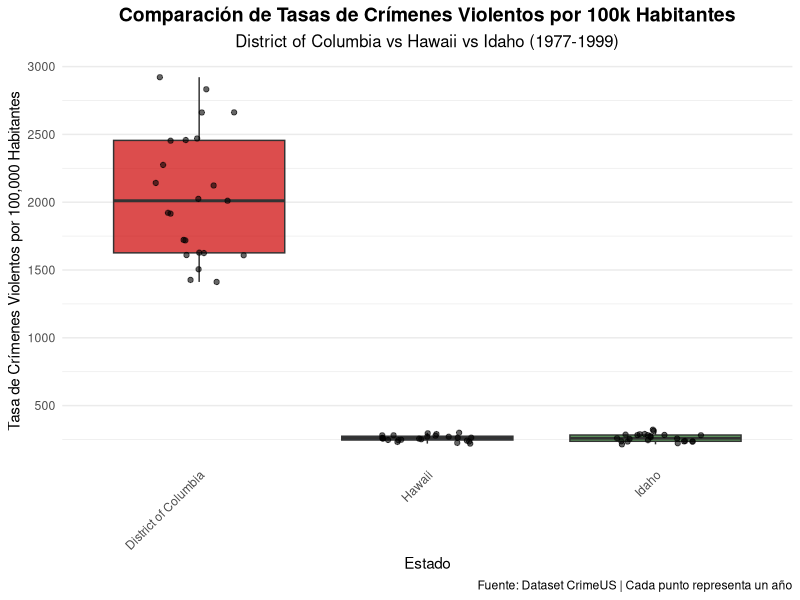
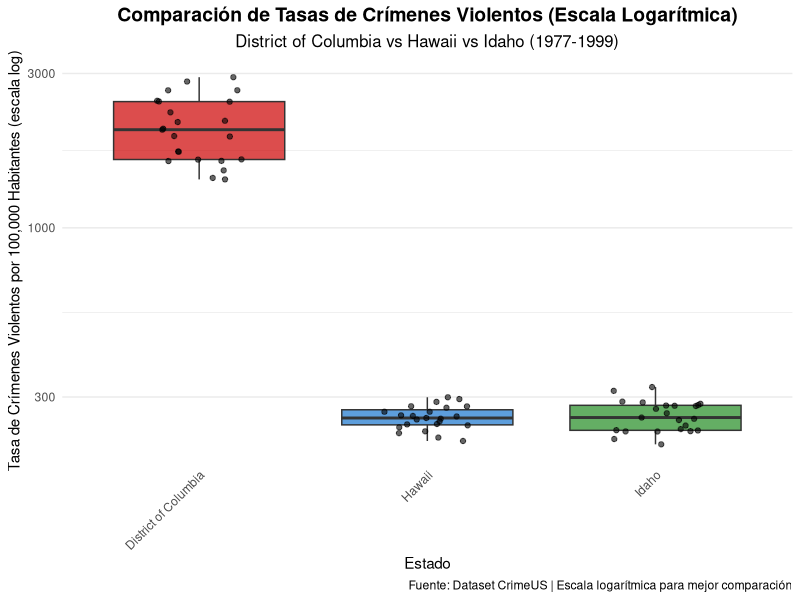
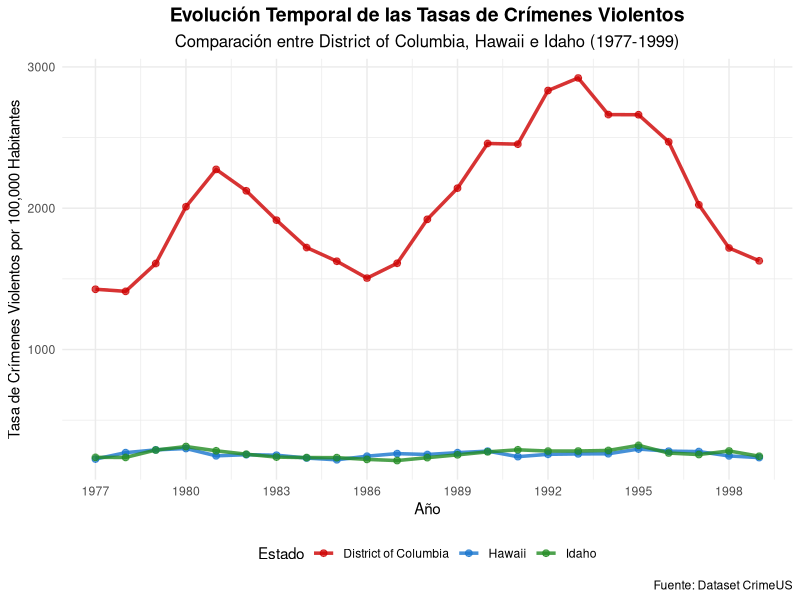

Recreate these plots in R, in order.
# Práctica Día 2.2 - Análisis de datos de crimen en Estados Unidos
# Autor: [Tu nombre]
# Fecha: 25 de septiembre de 2025

# Cargar librerías necesarias
library(readr)      # Para leer archivos CSV
library(dplyr)      # Para manipulación de datos
library(ggplot2)    # Para visualizaciones

# =============================================================================
# LECTURA Y EXPLORACIÓN DEL DATASET DE CRIMEN EN EE.UU.
# =============================================================================

# Leer el archivo CSV de crimen
cat("Leyendo archivo crimeUS.csv...\n")
crime_data <- read_csv("crimeUS.csv")

# Mostrar información básica del dataset
cat("\n", paste(rep("=", 60), collapse=""), "\n")
cat("INFORMACIÓN BÁSICA DEL DATASET DE CRIMEN\n")
cat(paste(rep("=", 60), collapse=""), "\n")

cat("Dimensiones del dataset:\n")
print(dim(crime_data))

cat("\nPrimeras 6 filas:\n")
print(head(crime_data))

cat("\nÚltimas 6 filas:\n")
print(tail(crime_data))

cat("\nEstructura del dataset:\n")
print(str(crime_data))

cat("\nNombres de las columnas:\n")
print(names(crime_data))

cat("\nResumen estadístico:\n")
print(summary(crime_data))

# Verificar valores únicos en columnas categóricas
cat("\nValores únicos en 'state':\n")
print(unique(crime_data$state))

cat("\nValores únicos en 'law':\n")
print(unique(crime_data$law))

# Contar registros por estado
cat("\nNúmero de registros por estado:\n")
print(table(crime_data$state))

# Contar registros por ley
cat("\nNúmero de registros por tipo de ley:\n")
print(table(crime_data$law))

# Verificar años disponibles
cat("\nRango de años en el dataset:\n")
cat("Año mínimo:", min(crime_data$year), "\n")
cat("Año máximo:", max(crime_data$year), "\n")
cat("Años únicos:", length(unique(crime_data$year)), "\n")

# Verificar si hay valores faltantes
cat("\nValores faltantes por columna:\n")
print(colSums(is.na(crime_data)))

cat("\n", paste(rep("=", 60), collapse=""), "\n")
cat("DATASET CARGADO EXITOSAMENTE\n")
cat(paste(rep("=", 60), collapse=""), "\n")

# =============================================================================
# ANÁLISIS DE POBLACIONES AFROAMERICANA Y CAUCÁSICA POR ESTADO
# =============================================================================

cat("\n", paste(rep("=", 60), collapse=""), "\n")
cat("MEDIAS DE POBLACIONES POR ESTADO\n")
cat(paste(rep("=", 60), collapse=""), "\n")

# Calcular media de población afroamericana por estado usando aggregate()
cat("\nCalculando media de población afroamericana por estado...\n")
media_afam_por_estado <- aggregate(afam ~ state, data = crime_data, FUN = mean)

# Redondear los valores para eliminar decimales
media_afam_por_estado$afam <- round(media_afam_por_estado$afam)

# Renombrar columna para claridad
names(media_afam_por_estado)[2] <- "media_afroamericana"

cat("Media de población afroamericana por estado (%):\n")
print(media_afam_por_estado)

cat("\n", paste(rep("-", 40), collapse=""), "\n")

# Calcular media de población caucásica por estado usando aggregate()
cat("\nCalculando media de población caucásica por estado...\n")
media_cauc_por_estado <- aggregate(cauc ~ state, data = crime_data, FUN = mean)

# Redondear los valores para eliminar decimales
media_cauc_por_estado$cauc <- round(media_cauc_por_estado$cauc)

# Renombrar columna para claridad
names(media_cauc_por_estado)[2] <- "media_caucasica"

cat("Media de población caucásica por estado (%):\n")
print(media_cauc_por_estado)

cat("\n", paste(rep("-", 40), collapse=""), "\n")

# Combinar ambas medias en un solo data frame
cat("\nCombinando ambas medias en un solo data frame...\n")
medias_combinadas <- merge(media_afam_por_estado, media_cauc_por_estado, by = "state")

cat("Medias combinadas por estado:\n")
print(medias_combinadas)

# Estadísticas adicionales
cat("\n", paste(rep("-", 40), collapse=""), "\n")
cat("\nESTADÍSTICAS RESUMEN:\n")

cat("\nEstados con mayor porcentaje afroamericano:\n")
top_afam <- medias_combinadas[order(medias_combinadas$media_afroamericana, decreasing = TRUE), ]
print(head(top_afam[, c("state", "media_afroamericana")], 10))

cat("\nEstados con mayor porcentaje caucásico:\n")
top_cauc <- medias_combinadas[order(medias_combinadas$media_caucasica, decreasing = TRUE), ]
print(head(top_cauc[, c("state", "media_caucasica")], 10))

cat("\nResumen estadístico de las medias:\n")
cat("Población afroamericana - Min:", min(medias_combinadas$media_afroamericana), 
    "Max:", max(medias_combinadas$media_afroamericana), 
    "Promedio:", round(mean(medias_combinadas$media_afroamericana), 1), "\n")

cat("Población caucásica - Min:", min(medias_combinadas$media_caucasica), 
    "Max:", max(medias_combinadas$media_caucasica), 
    "Promedio:", round(mean(medias_combinadas$media_caucasica), 1), "\n")

# =============================================================================
# TABLA DE CONTINGENCIA Y PRUEBA CHI-CUADRADO
# District of Columbia vs Hawaii
# =============================================================================

cat("\n", paste(rep("=", 60), collapse=""), "\n")
cat("TABLA DE CONTINGENCIA: DISTRICT OF COLUMBIA vs HAWAII\n")
cat(paste(rep("=", 60), collapse=""), "\n")

# Filtrar datos para District of Columbia y Hawaii
datos_dc_hawaii <- crime_data %>%
  filter(state %in% c("District of Columbia", "Hawaii"))

cat("\nDatos filtrados para DC y Hawaii:\n")
cat("Número de registros:", nrow(datos_dc_hawaii), "\n")
print(table(datos_dc_hawaii$state))

# Crear categorías de población basadas en los valores medios
# Vamos a categorizar como "Alta" y "Baja" población afroamericana y caucásica
# usando la mediana nacional como punto de corte

mediana_afam <- median(crime_data$afam)
mediana_cauc <- median(crime_data$cauc)

cat("\nPuntos de corte (medianas nacionales):\n")
cat("Mediana población afroamericana:", round(mediana_afam, 2), "%\n")
cat("Mediana población caucásica:", round(mediana_cauc, 2), "%\n")

# Categorizar poblaciones
datos_dc_hawaii <- datos_dc_hawaii %>%
  mutate(
    cat_afam = ifelse(afam > mediana_afam, "Alta_Afroam", "Baja_Afroam"),
    cat_cauc = ifelse(cauc > mediana_cauc, "Alta_Cauc", "Baja_Cauc"),
    # Crear una variable combinada para mejor análisis
    perfil_poblacional = case_when(
      afam > mediana_afam & cauc <= mediana_cauc ~ "Alta_Afroam_Baja_Cauc",
      afam <= mediana_afam & cauc > mediana_cauc ~ "Baja_Afroam_Alta_Cauc",
      afam > mediana_afam & cauc > mediana_cauc ~ "Alta_Afroam_Alta_Cauc",
      TRUE ~ "Baja_Afroam_Baja_Cauc"
    )
  )

# TABLA DE CONTINGENCIA 1: Estado vs Categoría Afroamericana
cat("\n", paste(rep("-", 50), collapse=""), "\n")
cat("TABLA 1: Estado vs Población Afroamericana\n")
cat(paste(rep("-", 50), collapse=""), "\n")

tabla_afam <- table(datos_dc_hawaii$state, datos_dc_hawaii$cat_afam)
print(tabla_afam)

# Prueba Chi-cuadrado para población afroamericana
cat("\nPrueba Chi-cuadrado para población afroamericana:\n")
chi_test_afam <- chisq.test(tabla_afam)
print(chi_test_afam)

# TABLA DE CONTINGENCIA 2: Estado vs Categoría Caucásica
cat("\n", paste(rep("-", 50), collapse=""), "\n")
cat("TABLA 2: Estado vs Población Caucásica\n")
cat(paste(rep("-", 50), collapse=""), "\n")

tabla_cauc <- table(datos_dc_hawaii$state, datos_dc_hawaii$cat_cauc)
print(tabla_cauc)

# Prueba Chi-cuadrado para población caucásica
cat("\nPrueba Chi-cuadrado para población caucásica:\n")
chi_test_cauc <- chisq.test(tabla_cauc)
print(chi_test_cauc)

# TABLA DE CONTINGENCIA 3: Estado vs Perfil Poblacional Combinado
cat("\n", paste(rep("-", 50), collapse=""), "\n")
cat("TABLA 3: Estado vs Perfil Poblacional Combinado\n")
cat(paste(rep("-", 50), collapse=""), "\n")

tabla_perfil <- table(datos_dc_hawaii$state, datos_dc_hawaii$perfil_poblacional)
print(tabla_perfil)

# Prueba Chi-cuadrado para perfil poblacional
cat("\nPrueba Chi-cuadrado para perfil poblacional:\n")
chi_test_perfil <- chisq.test(tabla_perfil)
print(chi_test_perfil)

# RESUMEN DE RESULTADOS
cat("\n", paste(rep("=", 60), collapse=""), "\n")
cat("RESUMEN DE PRUEBAS CHI-CUADRADO\n")
cat(paste(rep("=", 60), collapse=""), "\n")

cat("\n1. POBLACIÓN AFROAMERICANA:\n")
cat("   Chi-cuadrado =", round(chi_test_afam$statistic, 4), "\n")
cat("   p-valor =", format(chi_test_afam$p.value, scientific = TRUE, digits = 4), "\n")
cat("   Significativo (α = 0.05):", ifelse(chi_test_afam$p.value < 0.05, "SÍ", "NO"), "\n")

cat("\n2. POBLACIÓN CAUCÁSICA:\n")
cat("   Chi-cuadrado =", round(chi_test_cauc$statistic, 4), "\n")
cat("   p-valor =", format(chi_test_cauc$p.value, scientific = TRUE, digits = 4), "\n")
cat("   Significativo (α = 0.05):", ifelse(chi_test_cauc$p.value < 0.05, "SÍ", "NO"), "\n")

cat("\n3. PERFIL POBLACIONAL COMBINADO:\n")
cat("   Chi-cuadrado =", round(chi_test_perfil$statistic, 4), "\n")
cat("   p-valor =", format(chi_test_perfil$p.value, scientific = TRUE, digits = 4), "\n")
cat("   Significativo (α = 0.05):", ifelse(chi_test_perfil$p.value < 0.05, "SÍ", "NO"), "\n")

# Interpretación adicional
cat("\n", paste(rep("-", 40), collapse=""), "\n")
cat("INTERPRETACIÓN:\n")
cat(paste(rep("-", 40), collapse=""), "\n")

# Mostrar los valores promedio reales para contextualizar
dc_stats <- datos_dc_hawaii %>% 
  filter(state == "District of Columbia") %>%
  summarise(
    afam_promedio = round(mean(afam), 1),
    cauc_promedio = round(mean(cauc), 1)
  )

hawaii_stats <- datos_dc_hawaii %>% 
  filter(state == "Hawaii") %>%
  summarise(
    afam_promedio = round(mean(afam), 1),
    cauc_promedio = round(mean(cauc), 1)
  )

cat("\nPromedios reales (1977-1999):\n")
cat("District of Columbia: ", dc_stats$afam_promedio, "% afroamericana,", dc_stats$cauc_promedio, "% caucásica\n")
cat("Hawaii: ", hawaii_stats$afam_promedio, "% afroamericana,", hawaii_stats$cauc_promedio, "% caucásica\n")

cat("\nCOMPARADO CON LA MEDIANA NACIONAL:\n")
cat("Mediana nacional: ", round(mediana_afam, 1), "% afroamericana,", round(mediana_cauc, 1), "% caucásica\n")

# =============================================================================
# TRANSFORMACIÓN: CRÍMENES VIOLENTOS POR 100,000 HABITANTES
# =============================================================================

cat("\n", paste(rep("=", 60), collapse=""), "\n")
cat("TRANSFORMACIÓN A TASAS POR 100,000 HABITANTES\n")
cat(paste(rep("=", 60), collapse=""), "\n")

# Calcular tasa de crímenes violentos por 100,000 habitantes
crime_data_with_rates <- crime_data %>%
  mutate(
    violent_rate_per_100k = round((violent / population) * 100000, 2)
  )

cat("\nFórmula utilizada: (violent / population) * 100,000\n")

# Mostrar ejemplos de la transformación
cat("\nEjemplos de transformación (primeros 10 registros):\n")
ejemplos <- crime_data_with_rates %>%
  select(year, state, violent, population, violent_rate_per_100k) %>%
  head(10)

print(ejemplos)

# Estadísticas descriptivas de la nueva variable
cat("\n", paste(rep("-", 50), collapse=""), "\n")
cat("ESTADÍSTICAS DESCRIPTIVAS - TASA DE CRÍMENES VIOLENTOS\n")
cat(paste(rep("-", 50), collapse=""), "\n")

cat("\nResumen estadístico de la tasa por 100,000 habitantes:\n")
print(summary(crime_data_with_rates$violent_rate_per_100k))

cat("\nDesviación estándar:", round(sd(crime_data_with_rates$violent_rate_per_100k), 2), "\n")

# Comparar valores absolutos vs tasas
cat("\n", paste(rep("-", 50), collapse=""), "\n")
cat("COMPARACIÓN: VALORES ABSOLUTOS vs TASAS\n")
cat(paste(rep("-", 50), collapse=""), "\n")

# Top 10 estados por números absolutos de crímenes violentos
cat("\nTop 10 estados por NÚMEROS ABSOLUTOS de crímenes violentos (promedio 1977-1999):\n")
top_absolutos <- crime_data_with_rates %>%
  group_by(state) %>%
  summarise(
    promedio_absoluto = round(mean(violent), 0),
    promedio_tasa = round(mean(violent_rate_per_100k), 1)
  ) %>%
  arrange(desc(promedio_absoluto))

print(head(top_absolutos, 10))

# Top 10 estados por tasas de crímenes violentos
cat("\nTop 10 estados por TASAS de crímenes violentos por 100k habitantes (promedio 1977-1999):\n")
top_tasas <- crime_data_with_rates %>%
  group_by(state) %>%
  summarise(
    promedio_absoluto = round(mean(violent), 0),
    promedio_tasa = round(mean(violent_rate_per_100k), 1)
  ) %>%
  arrange(desc(promedio_tasa))

print(head(top_tasas, 10))

# Estados con menor tasa de crímenes violentos
cat("\nEstados con MENORES tasas de crímenes violentos por 100k habitantes:\n")
print(tail(top_tasas, 10))

# Análisis específico para DC y Hawaii
cat("\n", paste(rep("-", 50), collapse=""), "\n")
cat("ANÁLISIS ESPECÍFICO: DISTRICT OF COLUMBIA vs HAWAII\n")
cat(paste(rep("-", 50), collapse=""), "\n")

dc_hawaii_rates <- crime_data_with_rates %>%
  filter(state %in% c("District of Columbia", "Hawaii")) %>%
  group_by(state) %>%
  summarise(
    promedio_absoluto = round(mean(violent), 0),
    promedio_tasa = round(mean(violent_rate_per_100k), 1),
    poblacion_promedio = round(mean(population), 0)
  )

print(dc_hawaii_rates)

# Evolución temporal de las tasas
cat("\n", paste(rep("-", 50), collapse=""), "\n")
cat("EVOLUCIÓN TEMPORAL DE TASAS (ejemplos por década)\n")
cat(paste(rep("-", 50), collapse=""), "\n")

# Mostrar tendencias para algunos estados representativos
estados_ejemplo <- c("California", "New York", "Texas", "Florida", "District of Columbia")

evolucion_temporal <- crime_data_with_rates %>%
  filter(state %in% estados_ejemplo) %>%
  filter(year %in% c(1977, 1987, 1997)) %>%
  select(year, state, violent_rate_per_100k) %>%
  arrange(state, year)

cat("\nEvolución de tasas por 100k habitantes (años seleccionados):\n")
print(evolucion_temporal)

# Crear rangos de tasas para clasificación
cat("\n", paste(rep("-", 50), collapse=""), "\n")
cat("CLASIFICACIÓN POR RANGOS DE TASAS\n")
cat(paste(rep("-", 50), collapse=""), "\n")

# Definir rangos basados en cuartiles
cuartiles <- quantile(crime_data_with_rates$violent_rate_per_100k, probs = c(0.25, 0.5, 0.75))

crime_data_classified <- crime_data_with_rates %>%
  mutate(
    clasificacion_tasa = case_when(
      violent_rate_per_100k <= cuartiles[1] ~ "Baja",
      violent_rate_per_100k <= cuartiles[2] ~ "Media-Baja", 
      violent_rate_per_100k <= cuartiles[3] ~ "Media-Alta",
      TRUE ~ "Alta"
    )
  )

cat("Rangos de clasificación (basados en cuartiles):\n")
cat("Baja:", "≤", round(cuartiles[1], 1), "\n")
cat("Media-Baja:", round(cuartiles[1], 1), "-", round(cuartiles[2], 1), "\n")
cat("Media-Alta:", round(cuartiles[2], 1), "-", round(cuartiles[3], 1), "\n")
cat("Alta:", ">", round(cuartiles[3], 1), "\n")

# Tabla de frecuencias de clasificación
cat("\nDistribución de registros por clasificación:\n")
print(table(crime_data_classified$clasificacion_tasa))

# Resumen final
cat("\n", paste(rep("=", 60), collapse=""), "\n")
cat("RESUMEN DE LA TRANSFORMACIÓN\n")
cat(paste(rep("=", 60), collapse=""), "\n")

cat("\n✓ Variable original: 'violent' (números absolutos)")
cat("\n✓ Variable transformada: 'violent_rate_per_100k' (por 100,000 hab.)")
cat("\n✓ Fórmula: (violent / population) * 100,000")
cat("\n✓ Rango de tasas:", round(min(crime_data_with_rates$violent_rate_per_100k), 1), 
    "a", round(max(crime_data_with_rates$violent_rate_per_100k), 1), "por 100k habitantes")
cat("\n✓ Promedio nacional:", round(mean(crime_data_with_rates$violent_rate_per_100k), 1), "por 100k habitantes\n")

# =============================================================================
# COMPARACIÓN DE DISTRICT OF COLUMBIA, HAWAII E IDAHO
# =============================================================================

cat("\n", paste(rep("=", 60), collapse=""), "\n")
cat("COMPARACIÓN: DISTRICT OF COLUMBIA vs HAWAII vs IDAHO\n")
cat(paste(rep("=", 60), collapse=""), "\n")

# Estados a comparar
estados_comparacion <- c("District of Columbia", "Hawaii", "Idaho")

# Filtrar datos para los tres estados
datos_comparacion <- crime_data_with_rates %>%
  filter(state %in% estados_comparacion)

cat("\nEstados seleccionados para comparación:\n")
cat("- District of Columbia (alta tasa de crímenes)\n")
cat("- Hawaii (alta población afroamericana, similar a DC)\n")  
cat("- Idaho (contraste - estado con baja diversidad racial)\n")

# Estadísticas descriptivas por estado
cat("\n", paste(rep("-", 50), collapse=""), "\n")
cat("ESTADÍSTICAS DESCRIPTIVAS POR ESTADO\n")
cat(paste(rep("-", 50), collapse=""), "\n")

estadisticas_estados <- datos_comparacion %>%
  group_by(state) %>%
  summarise(
    n_registros = n(),
    min_tasa = round(min(violent_rate_per_100k), 1),
    q1_tasa = round(quantile(violent_rate_per_100k, 0.25), 1),
    mediana_tasa = round(median(violent_rate_per_100k), 1),
    media_tasa = round(mean(violent_rate_per_100k), 1),
    q3_tasa = round(quantile(violent_rate_per_100k, 0.75), 1),
    max_tasa = round(max(violent_rate_per_100k), 1),
    sd_tasa = round(sd(violent_rate_per_100k), 1),
    .groups = "drop"
  )

print(estadisticas_estados)

# Comparación de promedios
cat("\n", paste(rep("-", 30), collapse=""), "\n")
cat("COMPARACIÓN DE PROMEDIOS:\n")
cat(paste(rep("-", 30), collapse=""), "\n")

for(estado in estados_comparacion) {
  media_estado <- estadisticas_estados$media_tasa[estadisticas_estados$state == estado]
  cat(sprintf("%-20s: %6.1f por 100k habitantes\n", estado, media_estado))
}

# Diferencias entre estados
dc_media <- estadisticas_estados$media_tasa[estadisticas_estados$state == "District of Columbia"]
hawaii_media <- estadisticas_estados$media_tasa[estadisticas_estados$state == "Hawaii"]
idaho_media <- estadisticas_estados$media_tasa[estadisticas_estados$state == "Idaho"]

cat("\nDIFERENCIAS:\n")
cat(sprintf("DC vs Hawaii: %.1f veces más alta\n", dc_media/hawaii_media))
cat(sprintf("DC vs Idaho: %.1f veces más alta\n", dc_media/idaho_media))
cat(sprintf("Hawaii vs Idaho: %.1f veces más alta\n", hawaii_media/idaho_media))

# Evolución temporal
cat("\n", paste(rep("-", 50), collapse=""), "\n")
cat("EVOLUCIÓN TEMPORAL (años selectos)\n")
cat(paste(rep("-", 50), collapse=""), "\n")

evolucion <- datos_comparacion %>%
  filter(year %in% c(1977, 1987, 1997)) %>%
  select(year, state, violent_rate_per_100k) %>%
  arrange(year, state)

print(evolucion)

# =============================================================================
# BOXPLOT PARA VISUALIZAR LAS DIFERENCIAS
# =============================================================================

cat("\n", paste(rep("=", 60), collapse=""), "\n")
cat("CREANDO BOXPLOT COMPARATIVO\n")
cat(paste(rep("=", 60), collapse=""), "\n")

# Crear boxplot básico
boxplot_basico <- ggplot(datos_comparacion, aes(x = state, y = violent_rate_per_100k, fill = state)) +
  geom_boxplot(alpha = 0.7, outlier.shape = 16, outlier.size = 2) +
  geom_jitter(width = 0.2, alpha = 0.6, size = 1.5) +
  labs(
    title = "Comparación de Tasas de Crímenes Violentos por 100k Habitantes",
    subtitle = "District of Columbia vs Hawaii vs Idaho (1977-1999)",
    x = "Estado",
    y = "Tasa de Crímenes Violentos por 100,000 Habitantes",
    caption = "Fuente: Dataset CrimeUS | Cada punto representa un año"
  ) +
  theme_minimal() +
  theme(
    plot.title = element_text(hjust = 0.5, face = "bold", size = 14),
    plot.subtitle = element_text(hjust = 0.5, size = 12),
    axis.text.x = element_text(angle = 45, hjust = 1),
    legend.position = "none",
    panel.grid.major.x = element_blank()
  ) +
  scale_fill_manual(values = c("District of Columbia" = "red3", 
                              "Hawaii" = "dodgerblue3", 
                              "Idaho" = "forestgreen")) +
  scale_y_continuous(breaks = seq(0, 3000, 500))

print(boxplot_basico)

# Boxplot con escala logarítmica para mejor visualización
boxplot_log <- ggplot(datos_comparacion, aes(x = state, y = violent_rate_per_100k, fill = state)) +
  geom_boxplot(alpha = 0.7, outlier.shape = 16, outlier.size = 2) +
  geom_jitter(width = 0.2, alpha = 0.6, size = 1.5) +
  labs(
    title = "Comparación de Tasas de Crímenes Violentos (Escala Logarítmica)",
    subtitle = "District of Columbia vs Hawaii vs Idaho (1977-1999)",
    x = "Estado",
    y = "Tasa de Crímenes Violentos por 100,000 Habitantes (escala log)",
    caption = "Fuente: Dataset CrimeUS | Escala logarítmica para mejor comparación"
  ) +
  theme_minimal() +
  theme(
    plot.title = element_text(hjust = 0.5, face = "bold", size = 14),
    plot.subtitle = element_text(hjust = 0.5, size = 12),
    axis.text.x = element_text(angle = 45, hjust = 1),
    legend.position = "none",
    panel.grid.major.x = element_blank()
  ) +
  scale_fill_manual(values = c("District of Columbia" = "red3", 
                              "Hawaii" = "dodgerblue3", 
                              "Idaho" = "forestgreen")) +
  scale_y_log10()

print(boxplot_log)

# Gráfico de líneas para mostrar evolución temporal
grafico_lineas <- ggplot(datos_comparacion, aes(x = year, y = violent_rate_per_100k, color = state)) +
  geom_line(size = 1.2, alpha = 0.8) +
  geom_point(size = 2, alpha = 0.7) +
  labs(
    title = "Evolución Temporal de las Tasas de Crímenes Violentos",
    subtitle = "Comparación entre District of Columbia, Hawaii e Idaho (1977-1999)",
    x = "Año",
    y = "Tasa de Crímenes Violentos por 100,000 Habitantes",
    color = "Estado",
    caption = "Fuente: Dataset CrimeUS"
  ) +
  theme_minimal() +
  theme(
    plot.title = element_text(hjust = 0.5, face = "bold", size = 14),
    plot.subtitle = element_text(hjust = 0.5, size = 12),
    legend.position = "bottom"
  ) +
  scale_color_manual(values = c("District of Columbia" = "red3", 
                               "Hawaii" = "dodgerblue3", 
                               "Idaho" = "forestgreen")) +
  scale_x_continuous(breaks = seq(1977, 1999, 3))

print(grafico_lineas)

# Resumen de la comparación
cat("\n", paste(rep("=", 60), collapse=""), "\n")
cat("RESUMEN DE LA COMPARACIÓN\n")
cat(paste(rep("=", 60), collapse=""), "\n")

cat(sprintf("\n📊 DISTRICT OF COLUMBIA:"))
cat(sprintf("\n   • Tasa promedio: %.1f por 100k habitantes", dc_media))
cat(sprintf("\n   • Rango: %.1f - %.1f", 
    estadisticas_estados$min_tasa[estadisticas_estados$state == "District of Columbia"],
    estadisticas_estados$max_tasa[estadisticas_estados$state == "District of Columbia"]))
cat(sprintf("\n   • Clasificación: EXTREMADAMENTE ALTA"))

cat(sprintf("\n\n🏝️ HAWAII:"))
cat(sprintf("\n   • Tasa promedio: %.1f por 100k habitantes", hawaii_media))
cat(sprintf("\n   • Rango: %.1f - %.1f", 
    estadisticas_estados$min_tasa[estadisticas_estados$state == "Hawaii"],
    estadisticas_estados$max_tasa[estadisticas_estados$state == "Hawaii"]))
cat(sprintf("\n   • Clasificación: MODERADA"))

cat(sprintf("\n\n🏔️ IDAHO:"))
cat(sprintf("\n   • Tasa promedio: %.1f por 100k habitantes", idaho_media))
cat(sprintf("\n   • Rango: %.1f - %.1f", 
    estadisticas_estados$min_tasa[estadisticas_estados$state == "Idaho"],
    estadisticas_estados$max_tasa[estadisticas_estados$state == "Idaho"]))
cat(sprintf("\n   • Clasificación: BAJA"))

cat("\n\n✅ Los boxplots muestran claramente las diferencias significativas entre los tres estados.")
cat("\n✅ District of Columbia tiene una distribución completamente diferente a los otros dos.")
cat("\n✅ Los gráficos revelan patrones temporales distintos para cada estado.\n")
